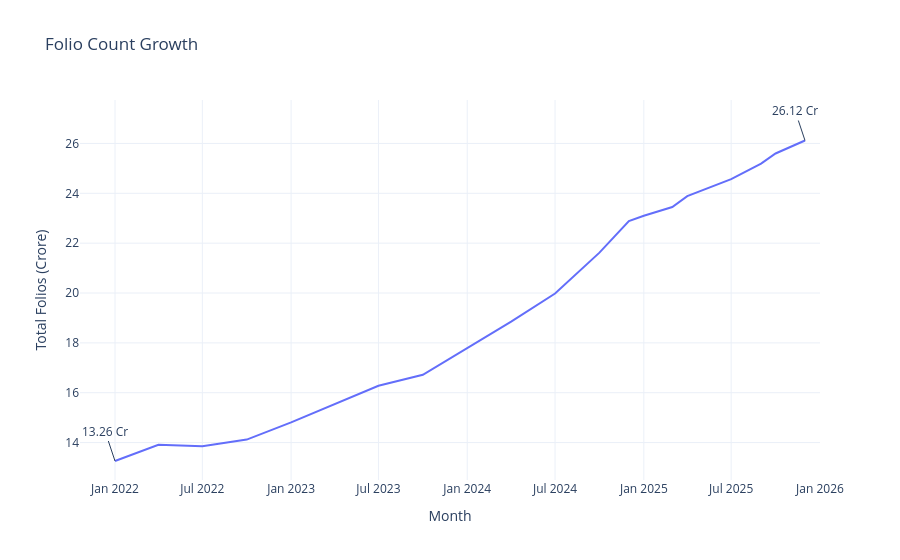

Source (notebook cell):
### Code cell
folio = loaded_data['industry_folio_count']

folio['month'] = pd.to_datetime(
    folio['month'],
    errors='coerce'
)

fig = px.line(
    folio,
    x='month',
    y='total_folios_crore',
    title='Folio Count Growth'
)

fig.add_annotation(
    x='2022-01-01',
    y=13.26,
    text='13.26 Cr',
    showarrow=True
)

fig.add_annotation(
    x='2025-12-01',
    y=26.12,
    text='26.12 Cr',
    showarrow=True
)

fig.update_layout(
    xaxis_title='Month',
    yaxis_title='Total Folios (Crore)',
    template='plotly_white'
)

fig.show()

### Figure 1 — Plotly figure (JSON) as saved in the notebook; plotly's stock layout.template omitted (floating-point values rounded to 4 significant figures)
{"data": [{"hovertemplate": "month=%{x}<br>total_folios_crore=%{y}<extra></extra>", "legendgroup": "", "line": {"color": "#636efa", "dash": "solid"}, "marker": {"symbol": "circle"}, "mode": "lines", "name": "", "orientation": "v", "showlegend": false, "type": "scatter", "x": ["2022-01-01T00:00:00.000000000", "2022-04-01T00:00:00.000000000", "2022-07-01T00:00:00.000000000", "2022-10-01T00:00:00.000000000", "2023-01-01T00:00:00.000000000", "2023-04-01T00:00:00.000000000", "2023-07-01T00:00:00.000000000", "2023-10-01T00:00:00.000000000", "2024-01-01T00:00:00.000000000", "2024-04-01T00:00:00.000000000", "2024-07-01T00:00:00.000000000", "2024-10-01T00:00:00.000000000", "2024-12-01T00:00:00.000000000", "2025-01-01T00:00:00.000000000", "2025-03-01T00:00:00.000000000", "2025-04-01T00:00:00.000000000", "2025-07-01T00:00:00.000000000", "2025-08-01T00:00:00.000000000", "2025-09-01T00:00:00.000000000", "2025-10-01T00:00:00.000000000", "2025-12-01T00:00:00.000000000"], "xaxis": "x", "y": [13.26, 13.91, 13.85, 14.12, 14.81, 15.54, 16.28, 16.72, 17.78, 18.85, 19.98, 21.62, 22.89, 23.1, 23.45, 23.89, 24.57, 24.89, 25.19, 25.6, 26.12], "yaxis": "y"}], "layout": {"annotations": [{"showarrow": true, "text": "13.26 Cr", "x": "2022-01-01", "y": 13.26}, {"showarrow": true, "text": "26.12 Cr", "x": "2025-12-01", "y": 26.12}], "legend": {"tracegroupgap": 0}, "title": {"text": "Folio Count Growth"}, "xaxis": {"anchor": "y", "domain": [0, 1], "title": {"text": "Month"}}, "yaxis": {"anchor": "x", "domain": [0, 1], "title": {"text": "Total Folios (Crore)"}}}}
